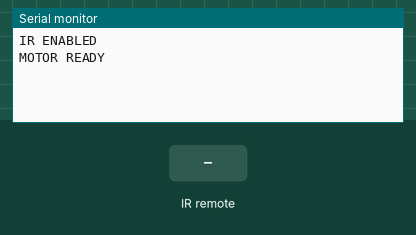
Simulated run of this sketch. Board: ATtiny85, built with avr-gcc and run on an emulated ATtiny85. Parts: the last lines printed to the serial monitor. The inputs (shaded band) are chosen by the test bench.

Above: at 1.8 s.
1.9 s: infrared code 0xFF629D received
At 2.4 s:
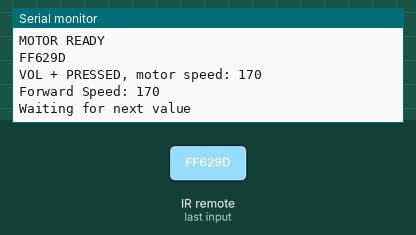
3.5 s: infrared code 0x511DBB received
At 4.4 s:
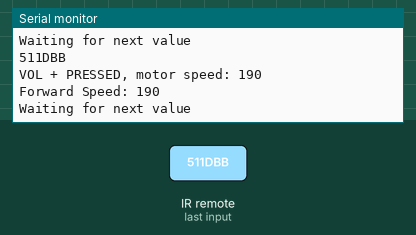
5.5 s: infrared code 0xFFA857 received
At 7.2 s:
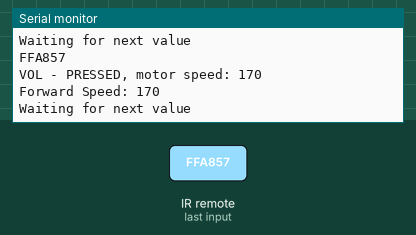
7.5 s: infrared code 0xA3C8EDDB received
At 9.2 s:
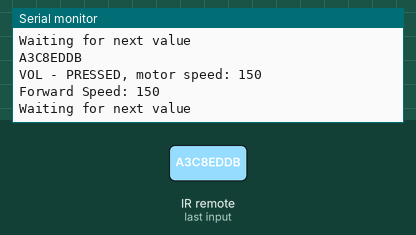
9.5 s: infrared code 0xFF906F received
At 11.2 s:
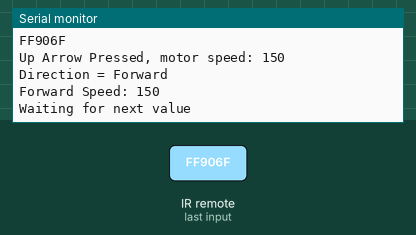
11.5 s: infrared code 0xE5CFBD7F received
Timing chart, 0 to 14.5 s (numbered marks = the images above; inputs shaded):
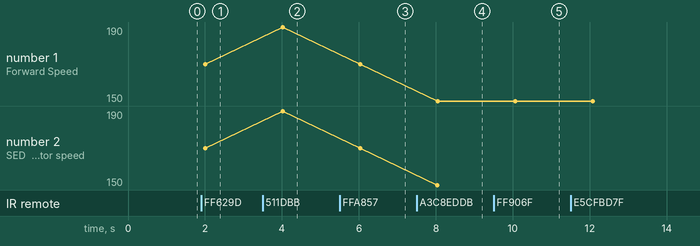

Measured:
- after the input at 1.9 s, the serial monitor: prints a new line after 0.11 s (image 1)
- after the input at 3.5 s, the serial monitor: prints a new line after 0.52 s (image 2)
- after the input at 5.5 s, the serial monitor: prints a new line after 0.53 s (image 3)
- after the input at 7.5 s, the serial monitor: prints a new line after 0.54 s (image 4)
- after the input at 9.5 s, the serial monitor: prints a new line after 0.55 s (image 5)
- plotted number 1: 170 → 190 after the input at 3.5 s, 190 → 170 after the input at 5.5 s, 170 → 150 after the input at 7.5 s
- plotted number 2: 170 → 190 after the input at 3.5 s, 190 → 170 after the input at 5.5 s, 170 → 150 after the input at 7.5 s

The sketch:

motor_drive.ino
```cpp
#include "IRremote.h"
int enablePin = 11;
int inA = 10;
int inB = 9;
int motor_speed = 150;
int direc = 0;
int Recv_pin = 6;

IRrecv irrecv(Recv_pin);
decode_results results;

void setup() {
  // put your setup code here, to run once:
  pinMode(inA, OUTPUT);
  pinMode(inB, OUTPUT);
  pinMode(enablePin, OUTPUT);
  Serial.begin(9600);
  irrecv.enableIRIn();
  Serial.println("IR ENABLED");
  Serial.println("MOTOR READY");
}

void loop() {
  // put your main code here, to run repeatedly:
if (irrecv.decode(&results)){
    Serial.println(results.value,HEX);
    remote_vals(&results);

if(direc == 0){
  forward(motor_speed);
  Serial.print("Forward Speed: ");
  Serial.println(motor_speed);
}
else{
  reverse(motor_speed);
  Serial.print("Reverse Speed: ");
  Serial.println(motor_speed);
}

  irrecv.resume();
  Serial.println("Waiting for next value");
  }
  delay(1000);
}
void forward(int motor_speed){
  analogWrite(enablePin, motor_speed);
  digitalWrite(inA, LOW);
  digitalWrite(inB,HIGH);
}
void reverse(int motor_speed){
  analogWrite(enablePin, motor_speed);
  digitalWrite(inA, HIGH);
  digitalWrite(inB,LOW);
}
```

irPronto.cpp
```cpp
#define TEST 0

#if TEST
#	define SEND_PRONTO        1
#	define PRONTO_ONCE        false
#	define PRONTO_REPEAT      true
#	define PRONTO_FALLBACK    true
#	define PRONTO_NOFALLBACK  false
#endif

#if SEND_PRONTO

//******************************************************************************
#if TEST
#	include <stdio.h>
	void  enableIROut (int freq)  { printf("\nFreq = %d KHz\n", freq); }
	void  mark        (int t)     { printf("+%d," , t); }
	void  space       (int t)     { printf("-%d, ", t); }
#else
#	include "IRremote.h"
#endif // TEST

//+=============================================================================
// Check for a valid hex digit
//
bool  ishex (char ch)
{
	return ( ((ch >= '0') && (ch <= '9')) ||
             ((ch >= 'A') && (ch <= 'F')) ||
             ((ch >= 'a') && (ch <= 'f'))   ) ? true : false ;
}

//+=============================================================================
// Check for a valid "blank" ... '\0' is a valid "blank"
//
bool  isblank (char ch)
{
	return ((ch == ' ') || (ch == '\t') || (ch == '\0')) ? true : false ;
}

//+=============================================================================
// Bypass spaces
//
bool  byp (char** pcp)
{
	while (isblank(**pcp))  (*pcp)++ ;
}

//+=============================================================================
// Hex-to-Byte : Decode a hex digit
// We assume the character has already been validated
//
uint8_t  htob (char ch)
{
	if ((ch >= '0') && (ch <= '9'))  return ch - '0' ;
	if ((ch >= 'A') && (ch <= 'F'))  return ch - 'A' + 10 ;
	if ((ch >= 'a') && (ch <= 'f'))  return ch - 'a' + 10 ;
}

//+=============================================================================
// Hex-to-Word : Decode a block of 4 hex digits
// We assume the string has already been validated
//   and the pointer being passed points at the start of a block of 4 hex digits
//
uint16_t  htow (char* cp)
{
	return ( (htob(cp[0]) << 12) | (htob(cp[1]) <<  8) |
             (htob(cp[2]) <<  4) | (htob(cp[3])      )  ) ;
}

//+=============================================================================
//
bool sendPronto (char* s,  bool repeat,  bool fallback)
{
	int       i;
	int       len;
	int       skip;
	char*     cp;
	uint16_t  freq;  // Frequency in KHz
	uint8_t   usec;  // pronto uSec/tick
	uint8_t   once;
	uint8_t   rpt;

	// Validate the string
	for (cp = s;  *cp;  cp += 4) {
		byp(&cp);
		if ( !ishex(cp[0]) || !ishex(cp[1]) ||
		     !ishex(cp[2]) || !ishex(cp[3]) || !isblank(cp[4]) )  return false ;
	}

	// We will use cp to traverse the string
	cp = s;

	// Check mode = Oscillated/Learned
	byp(&cp);
	if (htow(cp) != 0000)  return false;
	cp += 4;

	// Extract & set frequency
	byp(&cp);
	freq = (int)(1000000 / (htow(cp) * 0.241246));  // Rounding errors will occur, tolerance is +/- 10%
	usec = (int)(((1.0 / freq) * 1000000) + 0.5);  // Another rounding error, thank Cod for analogue electronics
	freq /= 1000;  // This will introduce a(nother) rounding error which we do not want in the usec calcualtion
	cp += 4;

	// Get length of "once" code
	byp(&cp);
	once = htow(cp);
	cp += 4;

	// Get length of "repeat" code
	byp(&cp);
	rpt = htow(cp);
	cp += 4;

	// Which code are we sending?
	if (fallback) { // fallback on the "other" code if "this" code is not present
		if (!repeat) { // requested 'once'
			if (once)  len = once * 2,  skip = 0 ;  // if once exists send it
			else       len = rpt  * 2,  skip = 0 ;  // else send repeat code
		} else { // requested 'repeat'
			if (rpt)   len = rpt  * 2,  skip = 0 ;  // if rpt exists send it
			else       len = once * 2,  skip = 0 ;  // else send once code
		}
	} else {  // Send what we asked for, do not fallback if the code is empty!
		if (!repeat)  len = once * 2,  skip = 0 ;     // 'once' starts at 0
		else          len = rpt  * 2,  skip = once ;  // 'repeat' starts where 'once' ends
    }

	// Skip to start of code
	for (i = 0;  i < skip;  i++, cp += 4)  byp(&cp) ;

	// Send code
	enableIROut(freq);
	for (i = 0;  i < len;  i++) {
		byp(&cp);
		if (i & 1)  space(htow(cp) * usec);
		else        mark (htow(cp) * usec);
		cp += 4;
	}
}

//+=============================================================================
#if TEST

int  main ( )
{
	char  prontoTest[] =
		"0000 0070 0000 0032 0080 0040 0010 0010 0010 0030 " //  10
		"0010 0010 0010 0010 0010 0010 0010 0010 0010 0010 " //  20
		"0010 0010 0010 0010 0010 0010 0010 0010 0010 0010 " //  30
		"0010 0010 0010 0030 0010 0010 0010 0010 0010 0010 " //  40
		"0010 0010 0010 0010 0010 0010 0010 0010 0010 0010 " //  50
		"0010 0010 0010 0030 0010 0010 0010 0010 0010 0010 " //  60
		"0010 0010 0010 0010 0010 0010 0010 0010 0010 0010 " //  70
		"0010 0010 0010 0030 0010 0010 0010 0030 0010 0010 " //  80
		"0010 0010 0010 0030 0010 0010 0010 0010 0010 0030 " //  90
		"0010 0010 0010 0030 0010 0010 0010 0010 0010 0030 " // 100
		"0010 0030 0010 0aa6";                               // 104

	sendPronto(prontoTest, PRONTO_ONCE,   PRONTO_FALLBACK);    // once code
	sendPronto(prontoTest, PRONTO_REPEAT, PRONTO_FALLBACK);    // repeat code
	sendPronto(prontoTest, PRONTO_ONCE,   PRONTO_NOFALLBACK);  // once code
	sendPronto(prontoTest, PRONTO_REPEAT, PRONTO_NOFALLBACK);  // repeat code

	return 0;
}

#endif // TEST

#endif // SEND_PRONTO


#if 0
//******************************************************************************
// Sources:
//   http://www.remotecentral.com/features/irdisp2.htm
//   http://www.hifi-remote.com/wiki/index.php?title=Working_With_Pronto_Hex
//******************************************************************************

#include <stdint.h>
#include <stdio.h>

#define IRPRONTO
#include "IRremoteInt.h"  // The Arduino IRremote library defines USECPERTICK

//------------------------------------------------------------------------------
// Source: https://www.google.co.uk/search?q=DENON+MASTER+IR+Hex+Command+Sheet
//         -> http://assets.denon.com/documentmaster/us/denon%20master%20ir%20hex.xls
//
char  prontoTest[] =
	"0000 0070 0000 0032 0080 0040 0010 0010 0010 0030 " //  10
	"0010 0010 0010 0010 0010 0010 0010 0010 0010 0010 " //  20
	"0010 0010 0010 0010 0010 0010 0010 0010 0010 0010 " //  30
	"0010 0010 0010 0030 0010 0010 0010 0010 0010 0010 " //  40
	"0010 0010 0010 0010 0010 0010 0010 0010 0010 0010 " //  50
	"0010 0010 0010 0030 0010 0010 0010 0010 0010 0010 " //  60
	"0010 0010 0010 0010 0010 0010 0010 0010 0010 0010 " //  70
	"0010 0010 0010 0030 0010 0010 0010 0030 0010 0010 " //  80
	"0010 0010 0010 0030 0010 0010 0010 0010 0010 0030 " //  90
	"0010 0010 0010 0030 0010 0010 0010 0010 0010 0030 " // 100
	"0010 0030 0010 0aa6";                               // 104

//------------------------------------------------------------------------------
// This is the longest code we can support
#define CODEMAX  200

//------------------------------------------------------------------------------
// This is the data we pull out of the pronto code
typedef
	struct {
		int        freq;           // Carrier frequency (in Hz)
		int        usec;           // uSec per tick (based on freq)

		int        codeLen;        // Length of code
		uint16_t   code[CODEMAX];  // Code in hex

		int        onceLen;        // Length of "once" transmit
		uint16_t*  once;           // Pointer to start within 'code'

		int        rptLen;         // Length of "repeat" transmit
		uint16_t*  rpt;            // Pointer to start within 'code'
	}
pronto_t;

//------------------------------------------------------------------------------
// From what I have seen, the only time we go over 8-bits is the 'space'
// on the end which creates the lead-out/inter-code gap.  Assuming I'm right,
// we can code this up as a special case and otherwise halve the size of our
// data!
// Ignoring the first four values (the config data) and the last value
// (the lead-out), if you find a protocol that uses values greater than 00fe
// we are going to have to revisit this code!
//
//
// So, the 0th byte will be the carrier frequency in Khz (NOT Hz)
//      "  1st  "    "   "   "  length of the "once" code
//      "  2nd  "    "   "   "  length of the "repeat" code
//
// Thereafter, odd  bytes will be Mark  lengths as a multiple of USECPERTICK uS
//             even   "     "  "  Space    "    "  "    "     "       "      "
//
// Any occurence of "FF" in either a Mark or a Space will indicate
//   "Use the 16-bit FF value" which will also be a multiple of USECPERTICK uS
//
//
// As a point of comparison, the test code (prontoTest[]) is 520 bytes
// (yes, more than 0.5KB of our Arduino's precious 32KB) ... after conversion
// to pronto hex that goes down to ((520/5)*2) = 208 bytes ... once converted to
// our format we are down to ((208/2) -1 -1 +2) = 104 bytes
//
// In fariness this is still very memory-hungry
// ...As a rough guide:
//   10 codes cost 1K of memory (this will vary depending on the protocol).
//
// So if you're building a complex remote control, you will probably need to
// keep the codes on an external memory device (not in the Arduino sketch) and
// load them as you need them.  Hmmm.
//
// This dictates that "Oscillated Pronto Codes" are probably NOT the way forward
//
// For example, prontoTest[] happens to be: A 48-bit IR code in Denon format
// So we know it starts with 80/40                           (Denon header)
//             and ends with 10/aa6                          (Denon leadout)
//             and all (48) bits in between are either 10/10 (Denon 0)
//                                                  or 10/30 (Denon 1)
// So we could easily store this data in 1-byte  ("Denon")
//                                     + 1-byte  (Length=48)
//                                     + 6-bytes (IR code)
// At 8-bytes per code, we can store 128 codes in 1KB or memory - that's a lot
// better than the 2 (two) we started off with!
//
// And serendipitously, by reducing the amount of data, our program will run
// a LOT faster!
//
// Again, I repeat, even after you have spent time converting the "Oscillated
// Pronto Codes" in to IRremote format, it will be a LOT more memory-hungry
// than using sendDenon() (or whichever) ...BUT these codes are easily
// available on the internet, so we'll support them!
//
typedef
	struct {
		uint16_t   FF;
		uint8_t    code[CODEMAX];
	}
irCode_t;

//------------------------------------------------------------------------------
#define DEBUGF(...)  printf(__VA_ARGS__)

//+=============================================================================
// String must be block of 4 hex digits separated with blanks
//
bool  validate (char* cp,  int* len)
{
	for (*len = 0;  *cp;  (*len)++, cp += 4) {
		byp(&cp);
		if ( !ishex(cp[0]) || !ishex(cp[1]) ||
		     !ishex(cp[2]) || !ishex(cp[3]) || !isblank(cp[4]) )  return false ;
	}

	return true;
}

//+=============================================================================
// Hex-to-Byte : Decode a hex digit
// We assume the character has already been validated
//
uint8_t  htob (char ch)
{
	if ((ch >= '0') && (ch <= '9'))  return ch - '0' ;
	if ((ch >= 'A') && (ch <= 'F'))  return ch - 'A' + 10 ;
	if ((ch >= 'a') && (ch <= 'f'))  return ch - 'a' + 10 ;
}

//+=============================================================================
// Hex-to-Word : Decode a block of 4 hex digits
// We assume the string has already been validated
//   and the pointer being passed points at the start of a block of 4 hex digits
//
uint16_t  htow (char* cp)
{
	return ( (htob(cp[0]) << 12) | (htob(cp[1]) <<  8) |
             (htob(cp[2]) <<  4) | (htob(cp[3])      )  ) ;
}

//+=============================================================================
// Convert the pronto string in to data
//
bool  decode (char* s,  pronto_t* p,  irCode_t* ir)
{
	int    i, len;
	char*  cp;

	// Validate the Pronto string
	if (!validate(s, &p->codeLen)) {
		DEBUGF("Invalid pronto string\n");
		return false ;
    }
	DEBUGF("Found %d hex codes\n", p->codeLen);

	// Allocate memory to store the decoded string
	//if (!(p->code = malloc(p->len))) {
	//	DEBUGF("Memory allocation failed\n");
	//	return false ;
	//}

	// Check in case our code is too long
	if (p->codeLen > CODEMAX) {
		DEBUGF("Code too long, edit CODEMAX and recompile\n");
		return false ;
	}

	// Decode the string
	cp = s;
	for (i = 0;  i < p->codeLen;  i++, cp += 4) {
		byp(&cp);
		p->code[i] = htow(cp);
	}

	// Announce our findings
	DEBUGF("Input: |%s|\n", s);
	DEBUGF("Found: |");
    for (i = 0;  i < p->codeLen;  i++)  DEBUGF("%04x ", p->code[i]) ;
	DEBUGF("|\n");

	DEBUGF("Form [%04X] : ", p->code[0]);
	if      (p->code[0] == 0x0000)  DEBUGF("Oscillated (Learned)\n");
	else if (p->code[0] == 0x0100)  DEBUGF("Unmodulated\n");
	else                            DEBUGF("Unknown\n");
    if (p->code[0] != 0x0000)  return false ;  // Can only handle Oscillated

	// Calculate the carrier frequency (+/- 10%) & uSecs per pulse
	// Pronto uses a crystal which generates a timeabse of 0.241246
	p->freq     = (int)(1000000 / (p->code[1] * 0.241246));
	p->usec     = (int)(((1.0 / p->freq) * 1000000) + 0.5);
	ir->code[0] = p->freq / 1000;
    DEBUGF("Freq [%04X] : %d Hz  (%d uS/pluse) -> %d KHz\n",
	       p->code[1], p->freq, p->usec, ir->code[0]);

	// Set the length & start pointer for the "once" code
	p->onceLen  = p->code[2];
	p->once     = &p->code[4];
	ir->code[1] = p->onceLen;
	DEBUGF("Once [%04X] : %d\n", p->code[2], p->onceLen);

	// Set the length & start pointer for the "repeat" code
	p->rptLen = p->code[3];
	p->rpt    = &p->code[4 + p->onceLen];
	ir->code[2] = p->rptLen;
	DEBUGF("Rpt  [%04X] : %d\n", p->code[3], p->rptLen);

	// Check everything tallies
	if (1 + 1 + 1 + 1 + (p->onceLen * 2) + (p->rptLen * 2) != p->codeLen) {
		DEBUGF("Bad code length\n");
		return false;
	}

	// Convert the IR data to our new format
	ir->FF = p->code[p->codeLen - 1];

	len = (p->onceLen * 2) + (p->rptLen * 2);
	DEBUGF("Encoded: |");
	for (i = 0;  i < len;  i++) {
		if (p->code[i+4] == ir->FF) {
			ir->code[i+3] = 0xFF;
		} else if (p->code[i+4] > 0xFE) {
			DEBUGF("\n%04X : Mark/Space overflow\n", p->code[i+4]);
			return false;
		} else {
			ir->code[i+3] = (p->code[i+4] * p->usec) / USECPERTICK;
		}
		DEBUGF("%s%d", !i ? "" : (i&1 ? "," : ", "), ir->code[i+3]);
	}
	DEBUGF("|\n");

	ir->FF = (ir->FF * p->usec) / USECPERTICK;
	DEBUGF("FF -> %d\n", ir->FF);

	return true;
}

//+=============================================================================
//
void  irDump (irCode_t* ir)
{
	int  i, len;

	printf("uint8_t  buttonName[%d] = {", len);

	printf("%d,%d, ", (ir->FF >> 8), ir->FF & 0xFF);
	printf("%d,%d,%d, ", ir->code[0], ir->code[1], ir->code[2]);

	len = (ir->code[1] * 2) + (ir->code[2] * 2);
	for (i = 0;  i < len;  i++) {
		printf("%s%d", !i ? "" : (i&1 ? "," : ", "), ir->code[i+3]);
	}

	printf("};\n");

}

//+=============================================================================
//
int  main ( )
{
	pronto_t  pCode;
	irCode_t  irCode;

	decode(prontoTest, &pCode, &irCode);

	irDump(&irCode);

	return 0;
}

#endif //0
```

ir_Dish.cpp
```cpp
#include "IRremote.h"
#include "IRremoteInt.h"

//==============================================================================
//                       DDDD   IIIII   SSSS  H   H
//                        D  D    I    S      H   H
//                        D  D    I     SSS   HHHHH
//                        D  D    I        S  H   H
//                       DDDD   IIIII  SSSS   H   H
//==============================================================================

// Sharp and DISH support by Todd Treece ( http://unionbridge.org/design/ircommand )
//
// The sned function needs to be repeated 4 times
//
// Only send the last for characters of the hex.
// I.E.  Use 0x1C10 instead of 0x0000000000001C10 as listed in the LIRC file.
//
// Here is the LIRC file I found that seems to match the remote codes from the
// oscilloscope:
//   DISH NETWORK (echostar 301):
//   http://lirc.sourceforge.net/remotes/echostar/301_501_3100_5100_58xx_59xx

#define DISH_BITS          16
#define DISH_HDR_MARK     400
#define DISH_HDR_SPACE   6100
#define DISH_BIT_MARK     400
#define DISH_ONE_SPACE   1700
#define DISH_ZERO_SPACE  2800
#define DISH_RPT_SPACE   6200

//+=============================================================================
#if SEND_DISH
void  IRsend::sendDISH (unsigned long data,  int nbits)
{
	// Set IR carrier frequency
	enableIROut(56);

	mark(DISH_HDR_MARK);
	space(DISH_HDR_SPACE);

	for (unsigned long  mask = 1UL << (nbits - 1);  mask;  mask >>= 1) {
		if (data & mask) {
			mark(DISH_BIT_MARK);
			space(DISH_ONE_SPACE);
		} else {
			mark(DISH_BIT_MARK);
			space(DISH_ZERO_SPACE);
		}
	}
	mark(DISH_HDR_MARK); //added 26th March 2016, by AnalysIR ( https://www.AnalysIR.com )
}
#endif
```

Source omitted: ir_Aiwa.cpp (3482 bytes), ir_Denon.cpp (3149 bytes), ir_JVC.cpp (2891 bytes), ir_LG.cpp (2393 bytes), ir_Lego_PF.cpp (1325 bytes), _Lego_PF_BitStreamEncoder.h (3488 bytes), ir_Mitsubishi.cpp (3030 bytes), ir_NEC.cpp (2730 bytes), ir_Panasonic.cpp (2696 bytes), ir_RC5_RC6.cpp (5882 bytes), ir_Samsung.cpp (2740 bytes), ir_Sanyo.cpp (2622 bytes) and 5 more
